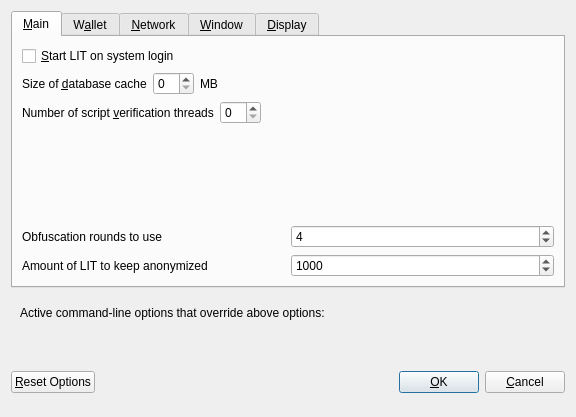
<?xml version="1.0" encoding="UTF-8"?>
<ui version="4.0">
 <class>OptionsDialog</class>
 <widget class="QDialog" name="OptionsDialog">
  <property name="geometry">
   <rect>
    <x>0</x>
    <y>0</y>
    <width>576</width>
    <height>417</height>
   </rect>
  </property>
  <property name="windowTitle">
   <string>Options</string>
  </property>
  <property name="modal">
   <bool>true</bool>
  </property>
  <layout class="QVBoxLayout" name="verticalLayout">
   <item>
    <widget class="QTabWidget" name="tabWidget">
     <property name="currentIndex">
      <number>0</number>
     </property>
     <widget class="QWidget" name="tabMain">
      <attribute name="title">
       <string>&amp;Main</string>
      </attribute>
      <layout class="QVBoxLayout" name="verticalLayout_Main">
       <item>
        <widget class="QCheckBox" name="bitcoinAtStartup">
         <property name="toolTip">
          <string>Automatically start LIT after logging in to the system.</string>
         </property>
         <property name="text">
          <string>&amp;Start LIT on system login</string>
         </property>
        </widget>
       </item>
       <item>
        <layout class="QHBoxLayout" name="horizontalLayout_2_Main">
         <item>
          <widget class="QLabel" name="databaseCacheLabel">
           <property name="text">
            <string>Size of &amp;database cache</string>
           </property>
           <property name="textFormat">
            <enum>Qt::PlainText</enum>
           </property>
           <property name="buddy">
            <cstring>databaseCache</cstring>
           </property>
          </widget>
         </item>
         <item>
          <widget class="QSpinBox" name="databaseCache"/>
         </item>
         <item>
          <widget class="QLabel" name="databaseCacheUnitLabel">
           <property name="text">
            <string>MB</string>
           </property>
           <property name="textFormat">
            <enum>Qt::PlainText</enum>
           </property>
          </widget>
         </item>
         <item>
          <spacer name="horizontalSpacer_2_Main">
           <property name="orientation">
            <enum>Qt::Horizontal</enum>
           </property>
           <property name="sizeHint" stdset="0">
            <size>
             <width>40</width>
             <height>20</height>
            </size>
           </property>
          </spacer>
         </item>
        </layout>
       </item>
       <item>
        <layout class="QHBoxLayout" name="horizontalLayout_3_Main">
         <item>
          <widget class="QLabel" name="threadsScriptVerifLabel">
           <property name="text">
            <string>Number of script &amp;verification threads</string>
           </property>
           <property name="textFormat">
            <enum>Qt::PlainText</enum>
           </property>
           <property name="buddy">
            <cstring>threadsScriptVerif</cstring>
           </property>
          </widget>
         </item>
         <item>
          <widget class="QSpinBox" name="threadsScriptVerif">
           <property name="toolTip">
            <string>(0 = auto, &lt;0 = leave that many cores free)</string>
           </property>
          </widget>
         </item>
         <item>
          <spacer name="horizontalSpacer_3_Main">
           <property name="orientation">
            <enum>Qt::Horizontal</enum>
           </property>
           <property name="sizeHint" stdset="0">
            <size>
             <width>40</width>
             <height>20</height>
            </size>
           </property>
          </spacer>
         </item>
        </layout>
       </item>
       <item>
        <spacer name="verticalSpacer_Main">
         <property name="orientation">
          <enum>Qt::Vertical</enum>
         </property>
         <property name="sizeHint" stdset="0">
          <size>
           <width>20</width>
           <height>40</height>
          </size>
         </property>
        </spacer>
       </item>
       <item>
        <layout class="QHBoxLayout" name="horizontalLayout_4_Main">
         <item>
          <widget class="QLabel" name="label">
           <property name="toolTip">
            <string>This setting determines the amount of individual masternodes that an input will be anonymized through.&lt;br/&gt;More rounds of anonymization gives a higher degree of privacy, but also costs more in fees.</string>
           </property>
           <property name="text">
            <string>Obfuscation rounds to use</string>
           </property>
          </widget>
         </item>
         <item>
          <widget class="QSpinBox" name="obfuscationRounds">
           <property name="minimum">
            <number>2</number>
           </property>
           <property name="maximum">
            <number>8</number>
           </property>
           <property name="value">
            <number>4</number>
           </property>
          </widget>
         </item>
        </layout>
       </item>
       <item>
        <layout class="QHBoxLayout" name="horizontalLayout">
         <item>
          <widget class="QLabel" name="label_2">
           <property name="toolTip">
            <string>This amount acts as a threshold to turn off Obfuscation once it's reached.</string>
           </property>
           <property name="statusTip">
            <string notr="true"/>
           </property>
           <property name="whatsThis">
            <string notr="true"/>
           </property>
           <property name="accessibleName">
            <string notr="true"/>
           </property>
           <property name="accessibleDescription">
            <string notr="true"/>
           </property>
           <property name="text">
            <string>Amount of LIT to keep anonymized</string>
           </property>
          </widget>
         </item>
         <item>
          <widget class="QSpinBox" name="anonymizeLithium">
           <property name="minimum">
            <number>100</number>
           </property>
           <property name="maximum">
            <number>100000</number>
           </property>
           <property name="singleStep">
            <number>100</number>
           </property>
           <property name="value">
            <number>1000</number>
           </property>
          </widget>
         </item>
        </layout>
       </item>
      </layout>
     </widget>
     <widget class="QWidget" name="tabWallet">
      <attribute name="title">
       <string>W&amp;allet</string>
      </attribute>
      <layout class="QVBoxLayout" name="verticalLayout_Wallet">
       <item>
        <widget class="QGroupBox" name="groupBox">
         <property name="title">
          <string>Expert</string>
         </property>
         <layout class="QVBoxLayout" name="verticalLayout_2">
          <item>
           <widget class="QCheckBox" name="coinControlFeatures">
            <property name="toolTip">
             <string>Whether to show coin control features or not.</string>
            </property>
            <property name="text">
             <string>Enable coin &amp;control features</string>
            </property>
           </widget>
          </item>
          <item>
           <widget class="QCheckBox" name="showMasternodesTab">
            <property name="toolTip">
             <string>Show additional tab listing all your masternodes in first sub-tab&lt;br/&gt;and all masternodes on the network in second sub-tab.</string>
            </property>
            <property name="text">
             <string>Show Masternodes Tab</string>
            </property>
           </widget>
          </item>
          <item>
           <widget class="QCheckBox" name="spendZeroConfChange">
            <property name="toolTip">
             <string>If you disable the spending of unconfirmed change, the change from a transaction&lt;br/&gt;cannot be used until that transaction has at least one confirmation.&lt;br/&gt;This also affects how your balance is computed.</string>
            </property>
            <property name="text">
             <string>&amp;Spend unconfirmed change</string>
            </property>
           </widget>
          </item>
         </layout>
        </widget>
       </item>
       <item>
        <spacer name="verticalSpacer_Wallet">
         <property name="orientation">
          <enum>Qt::Vertical</enum>
         </property>
         <property name="sizeHint" stdset="0">
          <size>
           <width>20</width>
           <height>40</height>
          </size>
         </property>
        </spacer>
       </item>
      </layout>
     </widget>
     <widget class="QWidget" name="tabNetwork">
      <attribute name="title">
       <string>&amp;Network</string>
      </attribute>
      <layout class="QVBoxLayout" name="verticalLayout_Network">
       <item>
        <widget class="QCheckBox" name="mapPortUpnp">
         <property name="toolTip">
          <string>Automatically open the LIT client port on the router. This only works when your router supports UPnP and it is enabled.</string>
         </property>
         <property name="text">
          <string>Map port using &amp;UPnP</string>
         </property>
        </widget>
       </item>
       <item>
        <widget class="QCheckBox" name="allowIncoming">
         <property name="toolTip">
          <string>Accept connections from outside</string>
         </property>
         <property name="text">
          <string>Allow incoming connections</string>
         </property>
        </widget>
       </item>
       <item>
        <widget class="QCheckBox" name="connectSocks">
         <property name="toolTip">
          <string>Connect to the LIT network through a SOCKS5 proxy.</string>
         </property>
         <property name="text">
          <string>&amp;Connect through SOCKS5 proxy (default proxy):</string>
         </property>
        </widget>
       </item>
       <item>
        <layout class="QHBoxLayout" name="horizontalLayout_1_Network">
         <item>
          <widget class="QLabel" name="proxyIpLabel">
           <property name="text">
            <string>Proxy &amp;IP:</string>
           </property>
           <property name="textFormat">
            <enum>Qt::PlainText</enum>
           </property>
           <property name="buddy">
            <cstring>proxyIp</cstring>
           </property>
          </widget>
         </item>
         <item>
          <widget class="QValidatedLineEdit" name="proxyIp">
           <property name="minimumSize">
            <size>
             <width>140</width>
             <height>0</height>
            </size>
           </property>
           <property name="maximumSize">
            <size>
             <width>140</width>
             <height>16777215</height>
            </size>
           </property>
           <property name="toolTip">
            <string>IP address of the proxy (e.g. IPv4: 127.0.0.1 / IPv6: ::1)</string>
           </property>
          </widget>
         </item>
         <item>
          <widget class="QLabel" name="proxyPortLabel">
           <property name="text">
            <string>&amp;Port:</string>
           </property>
           <property name="textFormat">
            <enum>Qt::PlainText</enum>
           </property>
           <property name="buddy">
            <cstring>proxyPort</cstring>
           </property>
          </widget>
         </item>
         <item>
          <widget class="QLineEdit" name="proxyPort">
           <property name="minimumSize">
            <size>
             <width>55</width>
             <height>0</height>
            </size>
           </property>
           <property name="maximumSize">
            <size>
             <width>55</width>
             <height>16777215</height>
            </size>
           </property>
           <property name="toolTip">
            <string>Port of the proxy (e.g. 9050)</string>
           </property>
          </widget>
         </item>
         <item>
          <spacer name="horizontalSpacer_1_Network">
           <property name="orientation">
            <enum>Qt::Horizontal</enum>
           </property>
           <property name="sizeHint" stdset="0">
            <size>
             <width>40</width>
             <height>20</height>
            </size>
           </property>
          </spacer>
         </item>
        </layout>
       </item>
       <item>
        <spacer name="verticalSpacer_Network">
         <property name="orientation">
          <enum>Qt::Vertical</enum>
         </property>
         <property name="sizeHint" stdset="0">
          <size>
           <width>20</width>
           <height>40</height>
          </size>
         </property>
        </spacer>
       </item>
      </layout>
     </widget>
     <widget class="QWidget" name="tabWindow">
      <attribute name="title">
       <string>&amp;Window</string>
      </attribute>
      <layout class="QVBoxLayout" name="verticalLayout_Window">
       <item>
        <widget class="QCheckBox" name="minimizeToTray">
         <property name="toolTip">
          <string>Show only a tray icon after minimizing the window.</string>
         </property>
         <property name="text">
          <string>&amp;Minimize to the tray instead of the taskbar</string>
         </property>
        </widget>
       </item>
       <item>
        <widget class="QCheckBox" name="minimizeOnClose">
         <property name="toolTip">
          <string>Minimize instead of exit the application when the window is closed. When this option is enabled, the application will be closed only after selecting Quit in the menu.</string>
         </property>
         <property name="text">
          <string>M&amp;inimize on close</string>
         </property>
        </widget>
       </item>
       <item>
        <spacer name="verticalSpacer_Window">
         <property name="orientation">
          <enum>Qt::Vertical</enum>
         </property>
         <property name="sizeHint" stdset="0">
          <size>
           <width>20</width>
           <height>40</height>
          </size>
         </property>
        </spacer>
       </item>
      </layout>
     </widget>
     <widget class="QWidget" name="tabDisplay">
      <attribute name="title">
       <string>&amp;Display</string>
      </attribute>
      <layout class="QVBoxLayout" name="verticalLayout_Display">
       <item>
        <layout class="QHBoxLayout" name="horizontalLayout_1_Display">
         <item>
          <widget class="QLabel" name="langLabel">
           <property name="text">
            <string>User Interface &amp;language:</string>
           </property>
           <property name="textFormat">
            <enum>Qt::PlainText</enum>
           </property>
           <property name="buddy">
            <cstring>lang</cstring>
           </property>
          </widget>
         </item>
         <item>
          <widget class="QValueComboBox" name="lang">
           <property name="toolTip">
            <string>The user interface language can be set here. This setting will take effect after restarting LIT.</string>
           </property>
          </widget>
         </item>
        </layout>
       </item>
       <item>
        <widget class="QLabel" name="label_3">
         <property name="toolTip">
          <string notr="true"/>
         </property>
         <property name="statusTip">
          <string notr="true"/>
         </property>
         <property name="whatsThis">
          <string notr="true"/>
         </property>
         <property name="accessibleName">
          <string notr="true"/>
         </property>
         <property name="text">
          <string>Language missing or translation incomplete? Help contributing translations here:
https://www.transifex.com/lithium-project/lithium-project-translations</string>
         </property>
         <property name="wordWrap">
          <bool>true</bool>
         </property>
         <property name="openExternalLinks">
          <bool>true</bool>
         </property>
         <property name="textInteractionFlags">
          <set>Qt::TextBrowserInteraction</set>
         </property>
        </widget>
       </item>
       <item>
        <layout class="QHBoxLayout" name="horizontalLayout_4_Display" stretch="0,0">
         <item>
          <widget class="QLabel" name="themeLabel">
           <property name="text">
            <string>User Interface Theme:</string>
           </property>
          </widget>
         </item>
         <item>
          <widget class="QValueComboBox" name="theme"/>
         </item>
        </layout>
       </item>
       <item>
        <widget class="Line" name="line">
         <property name="orientation">
          <enum>Qt::Horizontal</enum>
         </property>
        </widget>
       </item>
       <item>
        <layout class="QHBoxLayout" name="horizontalLayout_2_Display">
         <item>
          <widget class="QLabel" name="unitLabel">
           <property name="text">
            <string>&amp;Unit to show amounts in:</string>
           </property>
           <property name="textFormat">
            <enum>Qt::PlainText</enum>
           </property>
           <property name="buddy">
            <cstring>unit</cstring>
           </property>
          </widget>
         </item>
         <item>
          <widget class="QValueComboBox" name="unit">
           <property name="toolTip">
            <string>Choose the default subdivision unit to show in the interface and when sending coins.</string>
           </property>
          </widget>
         </item>
        </layout>
       </item>
       <item>
        <layout class="QHBoxLayout" name="horizontalLayout_5_Display">
         <item>
          <widget class="QLabel" name="digitsLabel">
           <property name="text">
            <string>Decimal digits</string>
           </property>
          </widget>
         </item>
         <item>
          <widget class="QValueComboBox" name="digits"/>
         </item>
        </layout>
       </item>
       <item>
        <layout class="QHBoxLayout" name="horizontalLayout_3_Display">
         <item>
          <widget class="QLabel" name="thirdPartyTxUrlsLabel">
           <property name="toolTip">
            <string>Third party URLs (e.g. a block explorer) that appear in the transactions tab as context menu items. %s in the URL is replaced by transaction hash. Multiple URLs are separated by vertical bar |.</string>
           </property>
           <property name="text">
            <string>Third party transaction URLs</string>
           </property>
           <property name="buddy">
            <cstring>thirdPartyTxUrls</cstring>
           </property>
          </widget>
         </item>
         <item>
          <widget class="QLineEdit" name="thirdPartyTxUrls">
           <property name="toolTip">
            <string>Third party URLs (e.g. a block explorer) that appear in the transactions tab as context menu items. %s in the URL is replaced by transaction hash. Multiple URLs are separated by vertical bar |.</string>
           </property>
          </widget>
         </item>
        </layout>
       </item>
       <item>
        <spacer name="verticalSpacer">
         <property name="orientation">
          <enum>Qt::Vertical</enum>
         </property>
         <property name="sizeHint" stdset="0">
          <size>
           <width>20</width>
           <height>40</height>
          </size>
         </property>
        </spacer>
       </item>
      </layout>
     </widget>
    </widget>
   </item>
   <item>
    <widget class="QFrame" name="frame">
     <layout class="QVBoxLayout" name="verticalLayout_Bottom">
      <item>
       <layout class="QHBoxLayout" name="horizontalLayout_Bottom">
        <item>
         <widget class="QLabel" name="overriddenByCommandLineInfoLabel">
          <property name="text">
           <string>Active command-line options that override above options:</string>
          </property>
          <property name="textFormat">
           <enum>Qt::PlainText</enum>
          </property>
         </widget>
        </item>
        <item>
         <spacer name="horizontalSpacer_Bottom">
          <property name="orientation">
           <enum>Qt::Horizontal</enum>
          </property>
          <property name="sizeHint" stdset="0">
           <size>
            <width>40</width>
            <height>20</height>
           </size>
          </property>
         </spacer>
        </item>
       </layout>
      </item>
      <item>
       <widget class="QLabel" name="overriddenByCommandLineLabel">
        <property name="text">
         <string/>
        </property>
        <property name="textFormat">
         <enum>Qt::PlainText</enum>
        </property>
        <property name="wordWrap">
         <bool>true</bool>
        </property>
       </widget>
      </item>
     </layout>
    </widget>
   </item>
   <item>
    <layout class="QHBoxLayout" name="horizontalLayout_Buttons">
     <item>
      <widget class="QPushButton" name="resetButton">
       <property name="toolTip">
        <string>Reset all client options to default.</string>
       </property>
       <property name="text">
        <string>&amp;Reset Options</string>
       </property>
       <property name="autoDefault">
        <bool>false</bool>
       </property>
      </widget>
     </item>
     <item>
      <spacer name="horizontalSpacer_1">
       <property name="orientation">
        <enum>Qt::Horizontal</enum>
       </property>
       <property name="sizeHint" stdset="0">
        <size>
         <width>40</width>
         <height>48</height>
        </size>
       </property>
      </spacer>
     </item>
     <item>
      <widget class="QLabel" name="statusLabel">
       <property name="minimumSize">
        <size>
         <width>200</width>
         <height>0</height>
        </size>
       </property>
       <property name="font">
        <font>
         <weight>75</weight>
         <bold>true</bold>
        </font>
       </property>
       <property name="text">
        <string/>
       </property>
       <property name="textFormat">
        <enum>Qt::PlainText</enum>
       </property>
       <property name="wordWrap">
        <bool>true</bool>
       </property>
      </widget>
     </item>
     <item>
      <spacer name="horizontalSpacer_2">
       <property name="orientation">
        <enum>Qt::Horizontal</enum>
       </property>
       <property name="sizeHint" stdset="0">
        <size>
         <width>40</width>
         <height>48</height>
        </size>
       </property>
      </spacer>
     </item>
     <item>
      <widget class="QPushButton" name="okButton">
       <property name="text">
        <string>&amp;OK</string>
       </property>
       <property name="autoDefault">
        <bool>false</bool>
       </property>
       <property name="default">
        <bool>true</bool>
       </property>
      </widget>
     </item>
     <item>
      <widget class="QPushButton" name="cancelButton">
       <property name="text">
        <string>&amp;Cancel</string>
       </property>
       <property name="autoDefault">
        <bool>false</bool>
       </property>
      </widget>
     </item>
    </layout>
   </item>
  </layout>
 </widget>
 <customwidgets>
  <customwidget>
   <class>QValidatedLineEdit</class>
   <extends>QLineEdit</extends>
   <header>qvalidatedlineedit.h</header>
  </customwidget>
  <customwidget>
   <class>QValueComboBox</class>
   <extends>QComboBox</extends>
   <header>qvaluecombobox.h</header>
  </customwidget>
 </customwidgets>
 <resources/>
 <connections/>
</ui>
